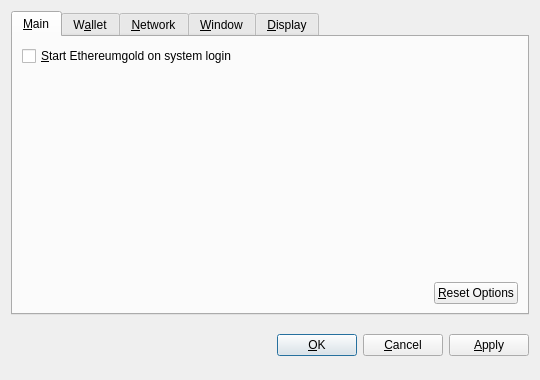
<?xml version="1.0" encoding="UTF-8"?>
<ui version="4.0">
 <class>OptionsDialog</class>
 <widget class="QDialog" name="OptionsDialog">
  <property name="geometry">
   <rect>
    <x>0</x>
    <y>0</y>
    <width>540</width>
    <height>380</height>
   </rect>
  </property>
  <property name="windowTitle">
   <string>Options</string>
  </property>
  <property name="modal">
   <bool>true</bool>
  </property>
  <layout class="QVBoxLayout" name="verticalLayout">
   <item>
    <widget class="QTabWidget" name="tabWidget">
     <property name="tabPosition">
      <enum>QTabWidget::North</enum>
     </property>
     <property name="currentIndex">
      <number>0</number>
     </property>
     <widget class="QWidget" name="tabMain">
      <attribute name="title">
       <string>&amp;Main</string>
      </attribute>
      <layout class="QVBoxLayout" name="verticalLayout_Main">
       <item>
        <widget class="QCheckBox" name="bitcoinAtStartup">
         <property name="toolTip">
          <string>Automatically start Ethereumgold after logging in to the system.</string>
         </property>
         <property name="text">
          <string>&amp;Start Ethereumgold on system login</string>
         </property>
        </widget>
       </item>
       <item>
        <spacer name="verticalSpacer_Main">
         <property name="orientation">
          <enum>Qt::Vertical</enum>
         </property>
         <property name="sizeHint" stdset="0">
          <size>
           <width>20</width>
           <height>40</height>
          </size>
         </property>
        </spacer>
       </item>
       <item>
        <layout class="QHBoxLayout" name="horizontalLayout_2_Main">
         <item>
          <spacer name="horizontalSpacer_2_Main">
           <property name="orientation">
            <enum>Qt::Horizontal</enum>
           </property>
           <property name="sizeHint" stdset="0">
            <size>
             <width>40</width>
             <height>20</height>
            </size>
           </property>
          </spacer>
         </item>
         <item>
          <widget class="QPushButton" name="resetButton">
           <property name="toolTip">
            <string>Reset all client options to default.</string>
           </property>
           <property name="text">
            <string>&amp;Reset Options</string>
           </property>
           <property name="autoDefault">
            <bool>false</bool>
           </property>
          </widget>
         </item>
        </layout>
       </item>
      </layout>
     </widget>
     <widget class="QWidget" name="tabWallet">
      <attribute name="title">
       <string>W&amp;allet</string>
      </attribute>
      <layout class="QVBoxLayout" name="verticalLayout_Network">
       <item>
        <widget class="QLabel" name="transactionFeeInfoLabel">
         <property name="text">
          <string>Optional transaction fee per kB that helps make sure your transactions are processed quickly. Most transactions are 1 kB.</string>
         </property>
         <property name="textFormat">
          <enum>Qt::PlainText</enum>
         </property>
         <property name="wordWrap">
          <bool>true</bool>
         </property>
        </widget>
       </item>
       <item>
        <layout class="QHBoxLayout" name="horizontalLayout_1_Main">
         <item>
          <widget class="QLabel" name="transactionFeeLabel">
           <property name="text">
            <string>Pay transaction &amp;fee</string>
           </property>
           <property name="textFormat">
            <enum>Qt::PlainText</enum>
           </property>
           <property name="buddy">
            <cstring>transactionFee</cstring>
           </property>
          </widget>
         </item>
         <item>
          <widget class="BitcoinAmountField" name="transactionFee"/>
         </item>
         <item>
          <spacer name="horizontalSpacer_1_Main">
           <property name="orientation">
            <enum>Qt::Horizontal</enum>
           </property>
           <property name="sizeHint" stdset="0">
            <size>
             <width>40</width>
             <height>20</height>
            </size>
           </property>
          </spacer>
         </item>
        </layout>
       </item>
       <item>
        <widget class="QLabel" name="label">
         <property name="text">
          <string>If you disable the spending of unconfirmed change, the change from a transaction cannot be used until that transaction has at least one confirmation. This also affects how your balance is computed.</string>
         </property>
         <property name="wordWrap">
          <bool>true</bool>
         </property>
        </widget>
       </item>
       <item>
        <widget class="QCheckBox" name="spendZeroConfChange">
         <property name="text">
          <string>Spend unconfirmed change  (experts only)</string>
         </property>
        </widget>
       </item>
       <item>
        <spacer name="verticalSpacer">
         <property name="orientation">
          <enum>Qt::Vertical</enum>
         </property>
         <property name="sizeHint" stdset="0">
          <size>
           <width>20</width>
           <height>40</height>
          </size>
         </property>
        </spacer>
       </item>
      </layout>
     </widget>
     <widget class="QWidget" name="tabNetwork">
      <attribute name="title">
       <string>&amp;Network</string>
      </attribute>
      <layout class="QVBoxLayout" name="verticalLayout_Network">
       <item>
        <widget class="QCheckBox" name="mapPortUpnp">
         <property name="toolTip">
          <string>Automatically open the Ethereumgold client port on the router. This only works when your router supports UPnP and it is enabled.</string>
         </property>
         <property name="text">
          <string>Map port using &amp;UPnP</string>
         </property>
        </widget>
       </item>
       <item>
        <widget class="QCheckBox" name="connectSocks">
         <property name="toolTip">
          <string>Connect to the Ethereumgold network through a SOCKS proxy (e.g. when connecting through Tor).</string>
         </property>
         <property name="text">
          <string>&amp;Connect through SOCKS proxy:</string>
         </property>
        </widget>
       </item>
       <item>
        <layout class="QHBoxLayout" name="horizontalLayout_Network">
         <item>
          <widget class="QLabel" name="proxyIpLabel">
           <property name="text">
            <string>Proxy &amp;IP:</string>
           </property>
           <property name="textFormat">
            <enum>Qt::PlainText</enum>
           </property>
           <property name="buddy">
            <cstring>proxyIp</cstring>
           </property>
          </widget>
         </item>
         <item>
          <widget class="QValidatedLineEdit" name="proxyIp">
           <property name="maximumSize">
            <size>
             <width>140</width>
             <height>16777215</height>
            </size>
           </property>
           <property name="toolTip">
            <string>IP address of the proxy (e.g. 127.0.0.1)</string>
           </property>
          </widget>
         </item>
         <item>
          <widget class="QLabel" name="proxyPortLabel">
           <property name="text">
            <string>&amp;Port:</string>
           </property>
           <property name="textFormat">
            <enum>Qt::PlainText</enum>
           </property>
           <property name="buddy">
            <cstring>proxyPort</cstring>
           </property>
          </widget>
         </item>
         <item>
          <widget class="QLineEdit" name="proxyPort">
           <property name="maximumSize">
            <size>
             <width>55</width>
             <height>16777215</height>
            </size>
           </property>
           <property name="toolTip">
            <string>Port of the proxy (e.g. 9050)</string>
           </property>
          </widget>
         </item>
         <item>
          <widget class="QLabel" name="socksVersionLabel">
           <property name="text">
            <string>SOCKS &amp;Version:</string>
           </property>
           <property name="textFormat">
            <enum>Qt::PlainText</enum>
           </property>
           <property name="buddy">
            <cstring>socksVersion</cstring>
           </property>
          </widget>
         </item>
         <item>
          <widget class="QValueComboBox" name="socksVersion">
           <property name="toolTip">
            <string>SOCKS version of the proxy (e.g. 5)</string>
           </property>
          </widget>
         </item>
         <item>
          <spacer name="horizontalSpacer_Network">
           <property name="orientation">
            <enum>Qt::Horizontal</enum>
           </property>
           <property name="sizeHint" stdset="0">
            <size>
             <width>40</width>
             <height>20</height>
            </size>
           </property>
          </spacer>
         </item>
        </layout>
       </item>
       <item>
        <spacer name="verticalSpacer_Network">
         <property name="orientation">
          <enum>Qt::Vertical</enum>
         </property>
         <property name="sizeHint" stdset="0">
          <size>
           <width>20</width>
           <height>40</height>
          </size>
         </property>
        </spacer>
       </item>
      </layout>
     </widget>
     <widget class="QWidget" name="tabWindow">
      <attribute name="title">
       <string>&amp;Window</string>
      </attribute>
      <layout class="QVBoxLayout" name="verticalLayout_Window">
       <item>
        <widget class="QCheckBox" name="minimizeToTray">
         <property name="toolTip">
          <string>Show only a tray icon after minimizing the window.</string>
         </property>
         <property name="text">
          <string>&amp;Minimize to the tray instead of the taskbar</string>
         </property>
        </widget>
       </item>
       <item>
        <widget class="QCheckBox" name="minimizeOnClose">
         <property name="toolTip">
          <string>Minimize instead of exit the application when the window is closed. When this option is enabled, the application will be closed only after selecting Quit in the menu.</string>
         </property>
         <property name="text">
          <string>M&amp;inimize on close</string>
         </property>
        </widget>
       </item>
       <item>
        <spacer name="verticalSpacer_Window">
         <property name="orientation">
          <enum>Qt::Vertical</enum>
         </property>
         <property name="sizeHint" stdset="0">
          <size>
           <width>20</width>
           <height>40</height>
          </size>
         </property>
        </spacer>
       </item>
      </layout>
     </widget>
     <widget class="QWidget" name="tabDisplay">
      <attribute name="title">
       <string>&amp;Display</string>
      </attribute>
      <layout class="QVBoxLayout" name="verticalLayout_Display">
       <item>
        <layout class="QHBoxLayout" name="horizontalLayout_1_Display">
         <item>
          <widget class="QLabel" name="langLabel">
           <property name="text">
            <string>User Interface &amp;language:</string>
           </property>
           <property name="textFormat">
            <enum>Qt::PlainText</enum>
           </property>
           <property name="buddy">
            <cstring>lang</cstring>
           </property>
          </widget>
         </item>
         <item>
          <widget class="QValueComboBox" name="lang">
           <property name="toolTip">
            <string>The user interface language can be set here. This setting will take effect after restarting Ethereumgold.</string>
           </property>
          </widget>
         </item>
        </layout>
       </item>
       <item>
        <layout class="QHBoxLayout" name="horizontalLayout_2_Display">
         <item>
          <widget class="QLabel" name="unitLabel">
           <property name="text">
            <string>&amp;Unit to show amounts in:</string>
           </property>
           <property name="textFormat">
            <enum>Qt::PlainText</enum>
           </property>
           <property name="buddy">
            <cstring>unit</cstring>
           </property>
          </widget>
         </item>
         <item>
          <widget class="QValueComboBox" name="unit">
           <property name="toolTip">
            <string>Choose the default subdivision unit to show in the interface and when sending coins.</string>
           </property>
          </widget>
         </item>
        </layout>
       </item>
       <item>
        <widget class="QCheckBox" name="displayAddresses">
         <property name="toolTip">
          <string>Whether to show Ethereumgold addresses in the transaction list or not.</string>
         </property>
         <property name="text">
          <string>&amp;Display addresses in transaction list</string>
         </property>
        </widget>
       </item>
       <item>
        <widget class="QCheckBox" name="coinControlFeatures">
         <property name="toolTip">
          <string>Whether to show coin control features or not.</string>
         </property>
         <property name="text">
          <string>Display coin &amp;control features (experts only!)</string>
         </property>
        </widget>
       </item>
       <item>
        <spacer name="verticalSpacer_Display">
         <property name="orientation">
          <enum>Qt::Vertical</enum>
         </property>
         <property name="sizeHint" stdset="0">
          <size>
           <width>20</width>
           <height>40</height>
          </size>
         </property>
        </spacer>
       </item>
      </layout>
     </widget>
    </widget>
   </item>
   <item>
    <layout class="QHBoxLayout" name="horizontalLayout_Buttons">
     <item>
      <spacer name="horizontalSpacer_1">
       <property name="orientation">
        <enum>Qt::Horizontal</enum>
       </property>
       <property name="sizeHint" stdset="0">
        <size>
         <width>40</width>
         <height>48</height>
        </size>
       </property>
      </spacer>
     </item>
     <item>
      <widget class="QLabel" name="statusLabel">
       <property name="font">
        <font>
         <weight>75</weight>
         <bold>true</bold>
        </font>
       </property>
       <property name="text">
        <string/>
       </property>
       <property name="textFormat">
        <enum>Qt::PlainText</enum>
       </property>
       <property name="wordWrap">
        <bool>true</bool>
       </property>
      </widget>
     </item>
     <item>
      <spacer name="horizontalSpacer_2">
       <property name="orientation">
        <enum>Qt::Horizontal</enum>
       </property>
       <property name="sizeHint" stdset="0">
        <size>
         <width>40</width>
         <height>48</height>
        </size>
       </property>
      </spacer>
     </item>
     <item>
      <widget class="QPushButton" name="okButton">
       <property name="text">
        <string>&amp;OK</string>
       </property>
      </widget>
     </item>
     <item>
      <widget class="QPushButton" name="cancelButton">
       <property name="text">
        <string>&amp;Cancel</string>
       </property>
       <property name="autoDefault">
        <bool>false</bool>
       </property>
      </widget>
     </item>
     <item>
      <widget class="QPushButton" name="applyButton">
       <property name="text">
        <string>&amp;Apply</string>
       </property>
       <property name="autoDefault">
        <bool>false</bool>
       </property>
      </widget>
     </item>
    </layout>
   </item>
  </layout>
 </widget>
 <customwidgets>
  <customwidget>
   <class>BitcoinAmountField</class>
   <extends>QSpinBox</extends>
   <header>bitcoinamountfield.h</header>
  </customwidget>
  <customwidget>
   <class>QValueComboBox</class>
   <extends>QComboBox</extends>
   <header>qvaluecombobox.h</header>
  </customwidget>
  <customwidget>
   <class>QValidatedLineEdit</class>
   <extends>QLineEdit</extends>
   <header>qvalidatedlineedit.h</header>
  </customwidget>
 </customwidgets>
 <resources/>
 <connections/>
</ui>
